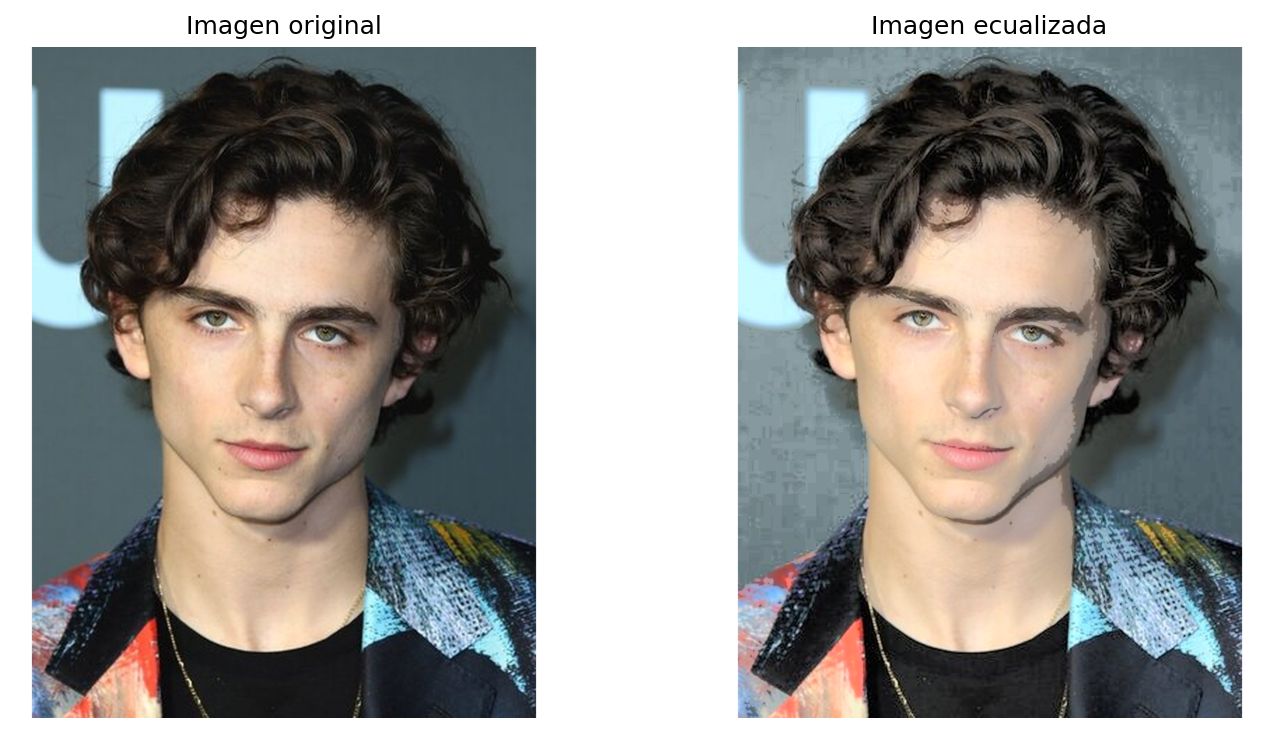
#> input picture Resultados/contraste_menu.png, 1272 x 733 px
$ python -i fotoapp.py   (imports and definitions only)   (older library calls are emulated)
#> lines starting #> are read from the running program, lines starting #| are printed output that depends on the picture
#> further down, picture is the input picture: PIL image 1272x733 RGBA; mean R, G, B, A 149.8, 148.1, 144.9, 255
# ----------------- FOTOAPP -----------------
# Procesamiento de imágenes con Python

from io import BytesIO
from pathlib import Path
from urllib.error import HTTPError, URLError
from urllib.request import Request, urlopen
import os
import cv2
import matplotlib.pyplot as plt
import numpy as np
from PIL import Image, ImageFilter, ImageOps


# ----------------- CONFIGURACIÓN -----------------
# Dimensiones recomendadas para cada red social
DIMENSIONES = {
    "youtube": (1280, 720),
    "instagram": (1080, 1350),
    "twitter": (1600, 900),
    "facebook": (1200, 630),}

# Filtros disponibles en el menú
FILTROS_MENU = {
    "1": "blur",
    "2": "contour",
    "3": "detail",
    "4": "edge enhance",
    "5": "edge enhance more",
    "6": "emboss",
    "7": "find edges",
    "8": "sharpen",
    "9": "smooth",}

FILTROS_PILLOW = {
    "blur": ImageFilter.BLUR,
    "contour": ImageFilter.CONTOUR,
    "detail": ImageFilter.DETAIL,
    "edge enhance": ImageFilter.EDGE_ENHANCE,
    "edge enhance more": ImageFilter.EDGE_ENHANCE_MORE,
    "emboss": ImageFilter.EMBOSS,
    "find edges": ImageFilter.FIND_EDGES,
    "sharpen": ImageFilter.SHARPEN,
    "smooth": ImageFilter.SMOOTH,}


# ----------------- FUNCIONES AUXILIARES -----------------

def validar_imagen(imagen):
    """Comprueba que se haya recibido una imagen válida de Pillow."""
    if imagen is None:
        raise ValueError(
            "No hay una imagen cargada. Primero debe utilizar la opción 1.")
    if not isinstance(imagen, Image.Image):
        raise TypeError("La imagen debe ser una instancia de PIL.Image.Image.")


def es_entorno_interactivo():
    """Indica si el programa se está ejecutando en Jupyter o Google Colab."""
    try:
        from IPython import get_ipython
        return get_ipython() is not None
    except ImportError:
        return False


# [5 lines left out: function limpiar_pantalla, not called in this run]


def mostrar_comparacion(
    imagen_original,
    imagen_resultado,
    titulo_resultado,
    guardar_en=None,
    mapa_color=None,):
    """Muestra y, si se solicita, guarda una comparación de dos imágenes."""
    figura, ejes = plt.subplots(1, 2, figsize=(10, 5))

    ejes[0].imshow(imagen_original)
    ejes[0].set_title("Imagen original")
    ejes[0].axis("off")

    ejes[1].imshow(imagen_resultado, cmap=mapa_color)
    ejes[1].set_title(titulo_resultado)
    ejes[1].axis("off")

    figura.tight_layout()
    if guardar_en is not None:
        ruta = Path(guardar_en)
        ruta.parent.mkdir(parents=True, exist_ok=True)
        figura.savefig(ruta, dpi=150, bbox_inches="tight")

    # En terminal, la ventana no bloquea el menú.
    # En Colab/Jupyter, show() presenta la figura dentro de la celda.
    if es_entorno_interactivo():
        plt.show()
    else:
        plt.show(block=False)
        plt.pause(0.1)
    return figura


# [59 lines left out: functions pausar_y_cerrar_figuras, abrir_imagen, leer_y_redimensionar, not called in this run]


# ----------------- (2) AJUSTAR CONTRASTE -----------------
def ajustar_contraste_histograma(imagen, guardar_en=None):
    """
    Ecualiza el histograma del canal de luminosidad en espacio YCrCb,
    conservando los canales de crominancia.
    """
    validar_imagen(imagen)
    imagen_array = np.array(imagen.convert("RGB"))
    imagen_ycrcb = cv2.cvtColor(imagen_array, cv2.COLOR_RGB2YCrCb)
#> imagen_ycrcb: shape (733, 1272, 3); mean of channels 0, 1, 2 148.3, 129.1, 126.1
    y, cr, cb = cv2.split(imagen_ycrcb)
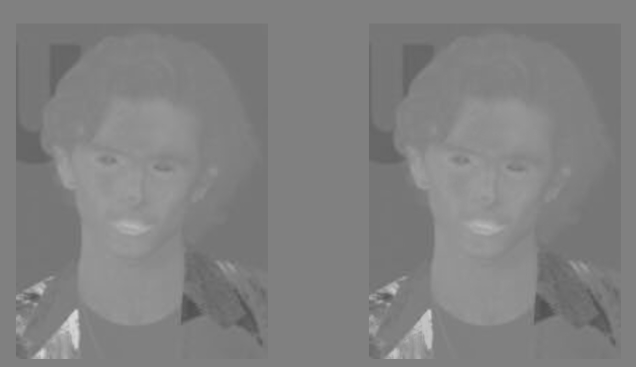
#> cr: shape (733, 1272) (shown at 1/2 size); min 79, max 219, mean 129.1
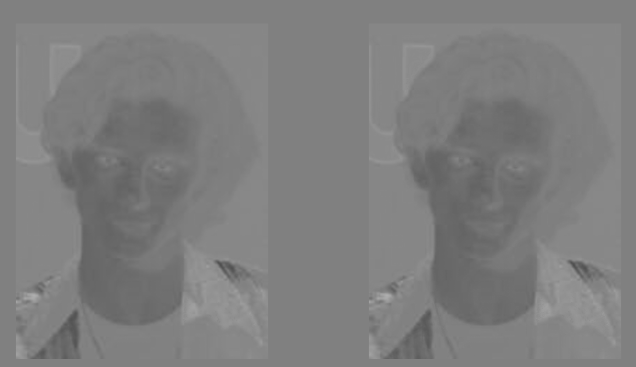
#> cb: shape (733, 1272) (shown at 1/2 size); min 78, max 175, mean 126.1
    y_ecualizado = cv2.equalizeHist(y)
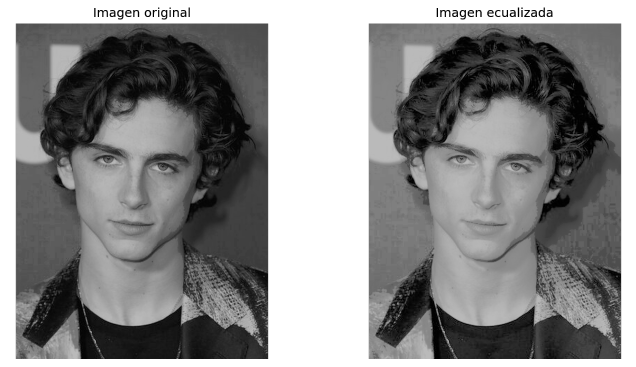
#> y_ecualizado: shape (733, 1272) (shown at 1/2 size); min 0, max 255, mean 136.9
    imagen_ecualizada = cv2.merge((y_ecualizado, cr, cb))
#> imagen_ecualizada: shape (733, 1272, 3); mean of channels 0, 1, 2 136.9, 129.1, 126.1
    imagen_ecualizada = cv2.cvtColor(imagen_ecualizada, cv2.COLOR_YCrCb2RGB,)
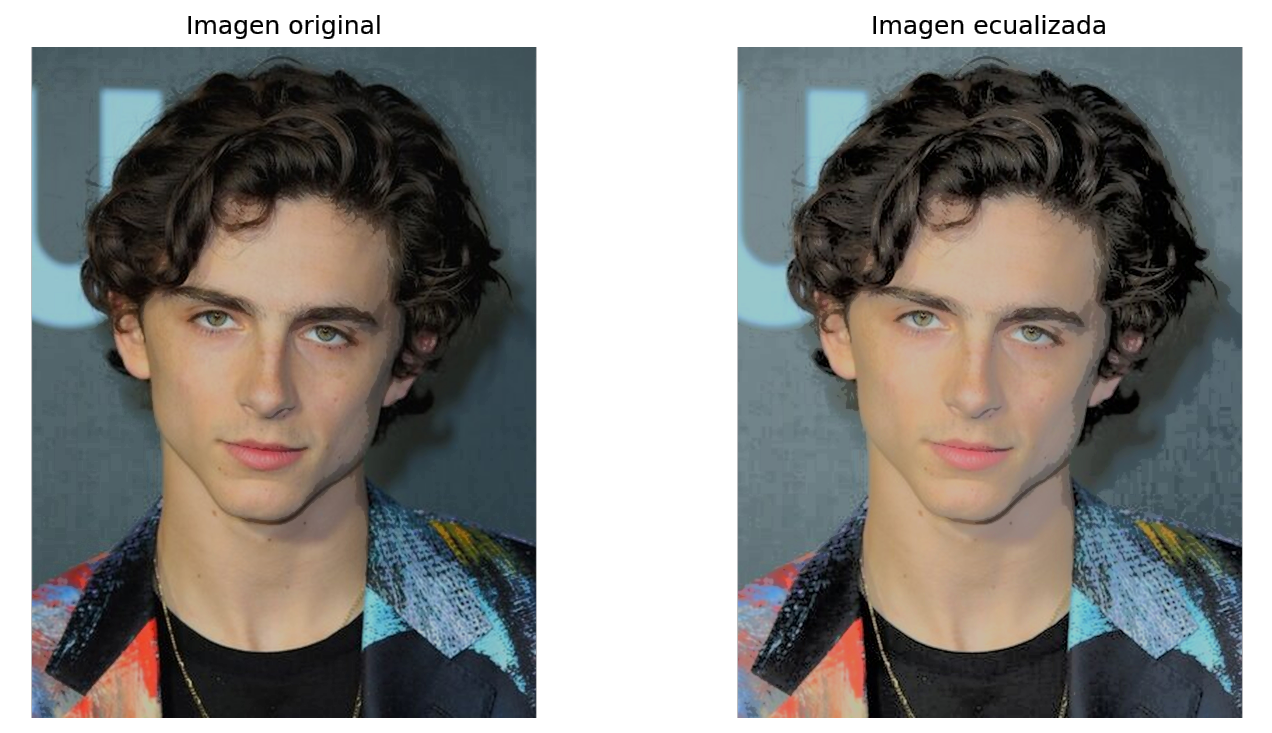
#> imagen_ecualizada: shape (733, 1272, 3); mean R, G, B 138.5, 136.8, 133.6
    resultado = Image.fromarray(imagen_ecualizada)
    mostrar_comparacion(
        imagen,
        resultado,
        "Imagen con contraste ajustado",
        guardar_en,)
    return resultado


# ----------------- (3) APLICAR FILTRO -----------------
# [120 lines left out: functions aplicar_filtro, detectar_bordes, main, not called in this run]


# Ejecutar el menú solamente cuando se inicia este archivo directamente.
# [2 lines not run here, left out]

>>> from PIL import Image
>>> picture = Image.open('Resultados/contraste_menu.png')
>>> result = ajustar_contraste_histograma(picture)

$ run again, on Resultados/comparacion_sobel.png
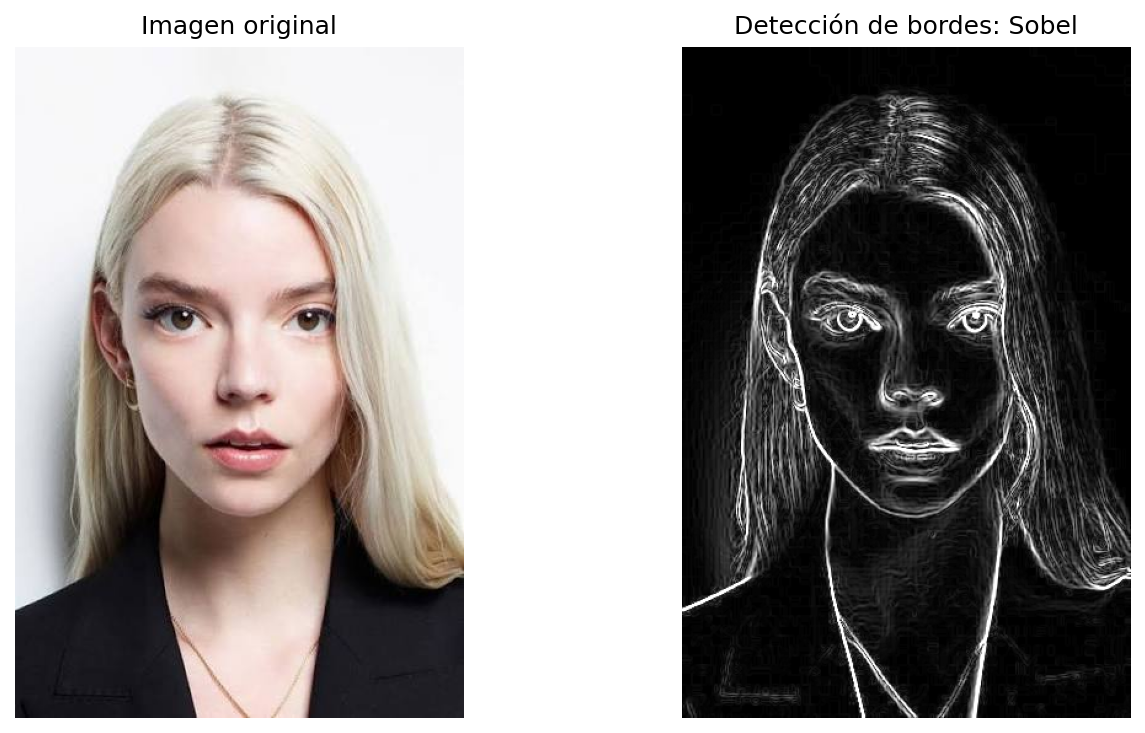
#> input picture Resultados/comparacion_sobel.png, 1145 x 733 px
#> picture is the input picture: PIL image 1145x733 RGBA; mean R, G, B, A 145.1, 140.7, 139.1, 255
#> imagen_ycrcb: shape (733, 1145, 3); mean of channels 0, 1, 2 141.8, 130.3, 126.5
#> in ajustar_contraste_histograma, `y, cr, cb = cv2.split(imagen_ycrcb)`:
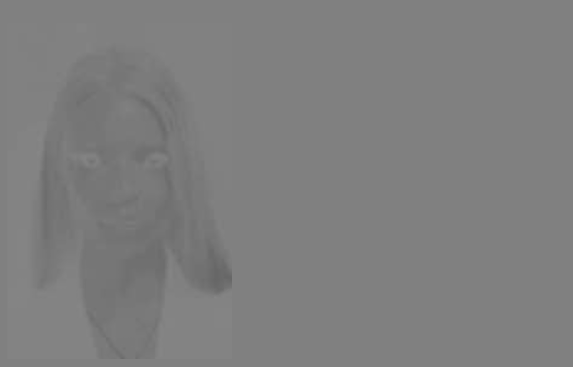
#> cb: shape (733, 1145) (shown at 1/2 size); min 102, max 135, mean 126.5
#> in ajustar_contraste_histograma, `imagen_ecualizada = cv2.cvtColor(imagen_ecualizada, cv2.COLOR_YCrCb2RG..`:
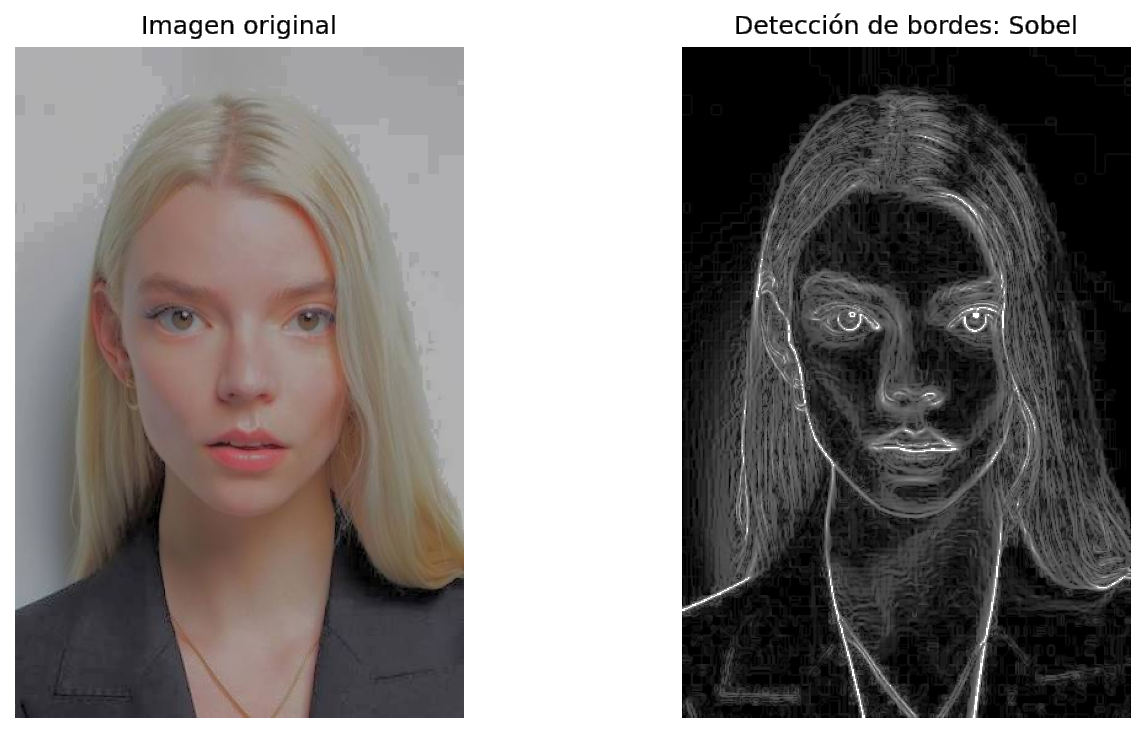
#> imagen_ecualizada: shape (733, 1145, 3); mean R, G, B 132.3, 127.9, 126.3

$ run again, on Resultados/contraste_oscura.png
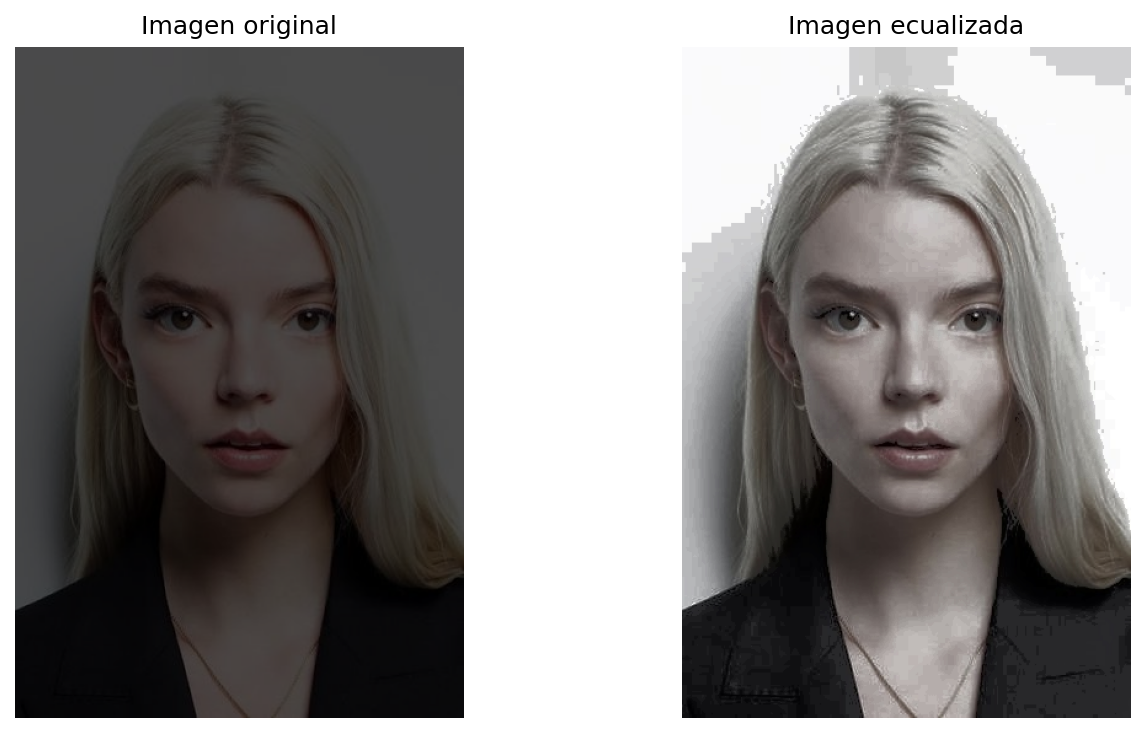
#> input picture Resultados/contraste_oscura.png, 1145 x 733 px
#> picture is the input picture: PIL image 1145x733 RGBA; mean R, G, B, A 138.3, 135.7, 134.8, 255
#> imagen_ycrcb: shape (733, 1145, 3); mean of channels 0, 1, 2 136.4, 129.4, 127.1
#> in ajustar_contraste_histograma, `y, cr, cb = cv2.split(imagen_ycrcb)`:
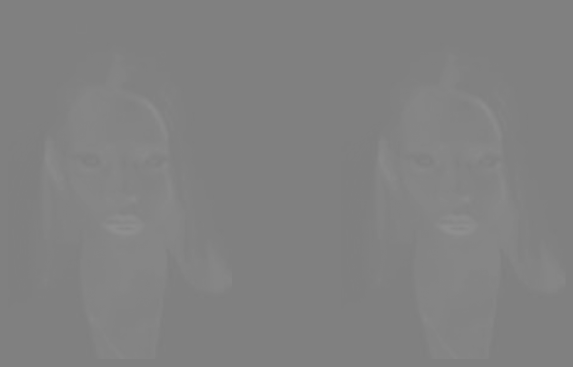
#> cr: shape (733, 1145) (shown at 1/2 size); min 126, max 143, mean 129.4
#> in mostrar_comparacion, `plt.show()`:
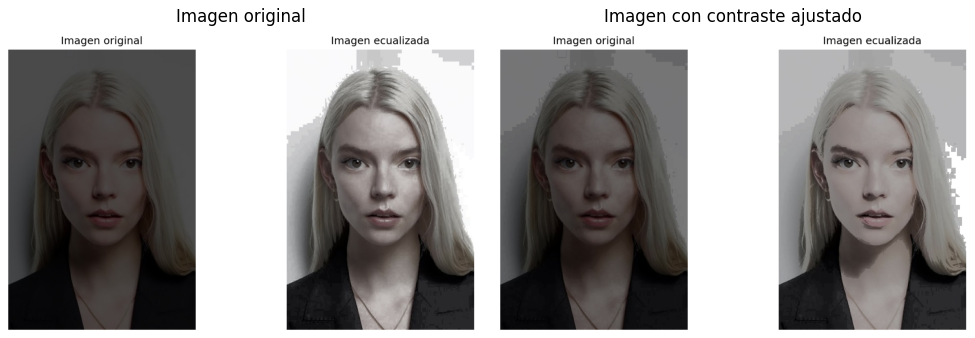
#> figure drawn by matplotlib, 2 panels
